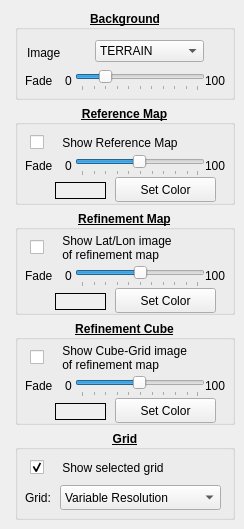
      <widget class="QWidget" name="DisplayOpts">
       <property name="focusPolicy">
        <enum>Qt::StrongFocus</enum>
       </property>
       <attribute name="title">
        <string>Display</string>
       </attribute>
       <widget class="QGroupBox" name="backgroundOpts">
        <property name="geometry">
         <rect>
          <x>15</x>
          <y>10</y>
          <width>220</width>
          <height>90</height>
         </rect>
        </property>
        <property name="font">
         <font>
          <weight>75</weight>
          <bold>true</bold>
          <underline>true</underline>
         </font>
        </property>
        <property name="title">
         <string>Background</string>
        </property>
        <property name="alignment">
         <set>Qt::AlignCenter</set>
        </property>
        <widget class="QComboBox" name="backgroundImgVal">
         <property name="geometry">
          <rect>
           <x>80</x>
           <y>30</y>
           <width>116</width>
           <height>25</height>
          </rect>
         </property>
         <property name="font">
          <font>
           <weight>50</weight>
           <bold>false</bold>
           <underline>false</underline>
          </font>
         </property>
         <property name="sizeAdjustPolicy">
          <enum>QComboBox::AdjustToContents</enum>
         </property>
         <item>
          <property name="text">
           <string>TERRAIN</string>
          </property>
         </item>
         <item>
          <property name="text">
           <string>LAND/WATER</string>
          </property>
         </item>
         <item>
          <property name="text">
           <string>NONE</string>
          </property>
         </item>
        </widget>
        <widget class="QSlider" name="backgroundFadeVal">
         <property name="geometry">
          <rect>
           <x>60</x>
           <y>60</y>
           <width>130</width>
           <height>21</height>
          </rect>
         </property>
         <property name="font">
          <font>
           <weight>50</weight>
           <bold>false</bold>
           <underline>false</underline>
          </font>
         </property>
         <property name="mouseTracking">
          <bool>false</bool>
         </property>
         <property name="maximum">
          <number>100</number>
         </property>
         <property name="value">
          <number>20</number>
         </property>
         <property name="orientation">
          <enum>Qt::Horizontal</enum>
         </property>
         <property name="tickPosition">
          <enum>QSlider::TicksBelow</enum>
         </property>
         <property name="tickInterval">
          <number>10</number>
         </property>
        </widget>
        <widget class="QLabel" name="backgroundImgTxt">
         <property name="geometry">
          <rect>
           <x>12</x>
           <y>34</y>
           <width>51</width>
           <height>17</height>
          </rect>
         </property>
         <property name="font">
          <font>
           <weight>50</weight>
           <bold>false</bold>
           <underline>false</underline>
          </font>
         </property>
         <property name="text">
          <string>Image</string>
         </property>
        </widget>
        <widget class="QLabel" name="backgroundFadeTxt">
         <property name="geometry">
          <rect>
           <x>10</x>
           <y>62</y>
           <width>40</width>
           <height>17</height>
          </rect>
         </property>
         <property name="font">
          <font>
           <weight>50</weight>
           <bold>false</bold>
           <underline>false</underline>
          </font>
         </property>
         <property name="text">
          <string>Fade</string>
         </property>
        </widget>
        <widget class="QLabel" name="backgroundFadeTxt0">
         <property name="geometry">
          <rect>
           <x>50</x>
           <y>62</y>
           <width>10</width>
           <height>17</height>
          </rect>
         </property>
         <property name="font">
          <font>
           <weight>50</weight>
           <bold>false</bold>
           <underline>false</underline>
          </font>
         </property>
         <property name="text">
          <string>0</string>
         </property>
        </widget>
        <widget class="QLabel" name="backgroundFadeTxt1">
         <property name="geometry">
          <rect>
           <x>190</x>
           <y>62</y>
           <width>30</width>
           <height>17</height>
          </rect>
         </property>
         <property name="font">
          <font>
           <weight>50</weight>
           <bold>false</bold>
           <underline>false</underline>
          </font>
         </property>
         <property name="text">
          <string>100</string>
         </property>
        </widget>
       </widget>
       <widget class="QGroupBox" name="referenceMapOpts">
        <property name="geometry">
         <rect>
          <x>15</x>
          <y>105</y>
          <width>220</width>
          <height>100</height>
         </rect>
        </property>
        <property name="font">
         <font>
          <weight>75</weight>
          <bold>true</bold>
          <underline>true</underline>
         </font>
        </property>
        <property name="title">
         <string>Reference Map</string>
        </property>
        <property name="alignment">
         <set>Qt::AlignCenter</set>
        </property>
        <widget class="QCheckBox" name="referenceMapOnOff">
         <property name="geometry">
          <rect>
           <x>15</x>
           <y>20</y>
           <width>200</width>
           <height>35</height>
          </rect>
         </property>
         <property name="font">
          <font>
           <weight>50</weight>
           <bold>false</bold>
           <underline>false</underline>
          </font>
         </property>
         <property name="text">
          <string>    Show Reference Map</string>
         </property>
        </widget>
        <widget class="QLabel" name="referenceMapFadeTxt">
         <property name="geometry">
          <rect>
           <x>10</x>
           <y>52</y>
           <width>64</width>
           <height>17</height>
          </rect>
         </property>
         <property name="font">
          <font>
           <weight>50</weight>
           <bold>false</bold>
           <underline>false</underline>
          </font>
         </property>
         <property name="text">
          <string>Fade</string>
         </property>
        </widget>
        <widget class="QSlider" name="referenceMapFadeVal">
         <property name="geometry">
          <rect>
           <x>60</x>
           <y>50</y>
           <width>130</width>
           <height>21</height>
          </rect>
         </property>
         <property name="minimum">
          <number>1</number>
         </property>
         <property name="maximum">
          <number>100</number>
         </property>
         <property name="value">
          <number>50</number>
         </property>
         <property name="orientation">
          <enum>Qt::Horizontal</enum>
         </property>
         <property name="tickPosition">
          <enum>QSlider::TicksBelow</enum>
         </property>
         <property name="tickInterval">
          <number>10</number>
         </property>
        </widget>
        <widget class="QLabel" name="referenceMapFadeTxt0">
         <property name="geometry">
          <rect>
           <x>50</x>
           <y>52</y>
           <width>10</width>
           <height>17</height>
          </rect>
         </property>
         <property name="font">
          <font>
           <weight>50</weight>
           <bold>false</bold>
           <underline>false</underline>
          </font>
         </property>
         <property name="text">
          <string>0</string>
         </property>
        </widget>
        <widget class="QLabel" name="referenceMapFadeTxt1">
         <property name="geometry">
          <rect>
           <x>190</x>
           <y>52</y>
           <width>30</width>
           <height>17</height>
          </rect>
         </property>
         <property name="font">
          <font>
           <weight>50</weight>
           <bold>false</bold>
           <underline>false</underline>
          </font>
         </property>
         <property name="text">
          <string>100</string>
         </property>
        </widget>
        <widget class="QLabel" name="referenceMapColorVal">
         <property name="geometry">
          <rect>
           <x>40</x>
           <y>77</y>
           <width>51</width>
           <height>17</height>
          </rect>
         </property>
         <property name="font">
          <font>
           <weight>50</weight>
           <bold>false</bold>
           <underline>false</underline>
          </font>
         </property>
         <property name="focusPolicy">
          <enum>Qt::NoFocus</enum>
         </property>
         <property name="autoFillBackground">
          <bool>true</bool>
         </property>
         <property name="frameShape">
          <enum>QFrame::Box</enum>
         </property>
         <property name="text">
          <string/>
         </property>
        </widget>
        <widget class="QPushButton" name="referenceMapColorMod">
         <property name="geometry">
          <rect>
           <x>100</x>
           <y>72</y>
           <width>101</width>
           <height>25</height>
          </rect>
         </property>
         <property name="font">
          <font>
           <weight>50</weight>
           <bold>false</bold>
           <underline>false</underline>
          </font>
         </property>
         <property name="text">
          <string>Set Color</string>
         </property>
        </widget>
       </widget>
       <widget class="QGroupBox" name="refineMapOpts">
        <property name="geometry">
         <rect>
          <x>15</x>
          <y>210</y>
          <width>220</width>
          <height>105</height>
         </rect>
        </property>
        <property name="font">
         <font>
          <weight>75</weight>
          <bold>true</bold>
          <underline>true</underline>
         </font>
        </property>
        <property name="title">
         <string>Refinement Map</string>
        </property>
        <property name="alignment">
         <set>Qt::AlignCenter</set>
        </property>
        <widget class="QCheckBox" name="refineMapOnOff">
         <property name="geometry">
          <rect>
           <x>15</x>
           <y>20</y>
           <width>200</width>
           <height>35</height>
          </rect>
         </property>
         <property name="font">
          <font>
           <weight>50</weight>
           <bold>false</bold>
           <underline>false</underline>
          </font>
         </property>
         <property name="text">
          <string>    Show Lat/Lon image 
    of refinement map</string>
         </property>
        </widget>
        <widget class="QLabel" name="refineMapFadeTxt">
         <property name="geometry">
          <rect>
           <x>10</x>
           <y>57</y>
           <width>40</width>
           <height>17</height>
          </rect>
         </property>
         <property name="font">
          <font>
           <weight>50</weight>
           <bold>false</bold>
           <underline>false</underline>
          </font>
         </property>
         <property name="text">
          <string>Fade</string>
         </property>
        </widget>
        <widget class="QSlider" name="refineMapFadeVal">
         <property name="geometry">
          <rect>
           <x>60</x>
           <y>56</y>
           <width>130</width>
           <height>21</height>
          </rect>
         </property>
         <property name="maximum">
          <number>100</number>
         </property>
         <property name="value">
          <number>50</number>
         </property>
         <property name="orientation">
          <enum>Qt::Horizontal</enum>
         </property>
         <property name="tickPosition">
          <enum>QSlider::TicksBelow</enum>
         </property>
         <property name="tickInterval">
          <number>10</number>
         </property>
        </widget>
        <widget class="QLabel" name="refineMapFadeTxt0">
         <property name="geometry">
          <rect>
           <x>50</x>
           <y>57</y>
           <width>10</width>
           <height>17</height>
          </rect>
         </property>
         <property name="font">
          <font>
           <weight>50</weight>
           <bold>false</bold>
           <underline>false</underline>
          </font>
         </property>
         <property name="text">
          <string>0</string>
         </property>
        </widget>
        <widget class="QLabel" name="refineMapFadeTxt1">
         <property name="geometry">
          <rect>
           <x>190</x>
           <y>57</y>
           <width>30</width>
           <height>17</height>
          </rect>
         </property>
         <property name="font">
          <font>
           <weight>50</weight>
           <bold>false</bold>
           <underline>false</underline>
          </font>
         </property>
         <property name="text">
          <string>100</string>
         </property>
        </widget>
        <widget class="QLabel" name="refineMapColorVal">
         <property name="geometry">
          <rect>
           <x>40</x>
           <y>83</y>
           <width>51</width>
           <height>17</height>
          </rect>
         </property>
         <property name="font">
          <font>
           <weight>50</weight>
           <bold>false</bold>
           <underline>false</underline>
          </font>
         </property>
         <property name="autoFillBackground">
          <bool>true</bool>
         </property>
         <property name="frameShape">
          <enum>QFrame::Box</enum>
         </property>
         <property name="text">
          <string/>
         </property>
        </widget>
        <widget class="QPushButton" name="refineMapColorMod">
         <property name="geometry">
          <rect>
           <x>100</x>
           <y>78</y>
           <width>101</width>
           <height>25</height>
          </rect>
         </property>
         <property name="font">
          <font>
           <weight>50</weight>
           <bold>false</bold>
           <underline>false</underline>
          </font>
         </property>
         <property name="text">
          <string>Set Color</string>
         </property>
        </widget>
       </widget>
       <widget class="QGroupBox" name="cubeMapOpts">
        <property name="geometry">
         <rect>
          <x>15</x>
          <y>320</y>
          <width>220</width>
          <height>105</height>
         </rect>
        </property>
        <property name="font">
         <font>
          <weight>75</weight>
          <bold>true</bold>
          <underline>true</underline>
         </font>
        </property>
        <property name="title">
         <string>Refinement Cube</string>
        </property>
        <property name="alignment">
         <set>Qt::AlignCenter</set>
        </property>
        <widget class="QCheckBox" name="cubeMapOnOff">
         <property name="geometry">
          <rect>
           <x>15</x>
           <y>20</y>
           <width>200</width>
           <height>35</height>
          </rect>
         </property>
         <property name="sizePolicy">
          <sizepolicy hsizetype="Minimum" vsizetype="MinimumExpanding">
           <horstretch>0</horstretch>
           <verstretch>0</verstretch>
          </sizepolicy>
         </property>
         <property name="font">
          <font>
           <weight>50</weight>
           <bold>false</bold>
           <underline>false</underline>
          </font>
         </property>
         <property name="layoutDirection">
          <enum>Qt::LeftToRight</enum>
         </property>
         <property name="text">
          <string>    Show Cube-Grid image 
    of refinement map</string>
         </property>
        </widget>
        <widget class="QLabel" name="cubeMapFadeTxt">
         <property name="geometry">
          <rect>
           <x>10</x>
           <y>57</y>
           <width>40</width>
           <height>17</height>
          </rect>
         </property>
         <property name="font">
          <font>
           <weight>50</weight>
           <bold>false</bold>
           <underline>false</underline>
          </font>
         </property>
         <property name="text">
          <string>Fade</string>
         </property>
        </widget>
        <widget class="QSlider" name="cubeMapFadeVal">
         <property name="geometry">
          <rect>
           <x>60</x>
           <y>56</y>
           <width>130</width>
           <height>21</height>
          </rect>
         </property>
         <property name="minimum">
          <number>1</number>
         </property>
         <property name="maximum">
          <number>100</number>
         </property>
         <property name="value">
          <number>50</number>
         </property>
         <property name="orientation">
          <enum>Qt::Horizontal</enum>
         </property>
         <property name="tickPosition">
          <enum>QSlider::TicksBelow</enum>
         </property>
         <property name="tickInterval">
          <number>10</number>
         </property>
        </widget>
        <widget class="QLabel" name="cubeMapFadeTxt0">
         <property name="geometry">
          <rect>
           <x>50</x>
           <y>57</y>
           <width>10</width>
           <height>17</height>
          </rect>
         </property>
         <property name="font">
          <font>
           <weight>50</weight>
           <bold>false</bold>
           <underline>false</underline>
          </font>
         </property>
         <property name="text">
          <string>0</string>
         </property>
        </widget>
        <widget class="QLabel" name="cubeMapFadeTxt1">
         <property name="geometry">
          <rect>
           <x>190</x>
           <y>57</y>
           <width>30</width>
           <height>17</height>
          </rect>
         </property>
         <property name="font">
          <font>
           <weight>50</weight>
           <bold>false</bold>
           <underline>false</underline>
          </font>
         </property>
         <property name="text">
          <string>100</string>
         </property>
        </widget>
        <widget class="QLabel" name="cubeMapColorVal">
         <property name="geometry">
          <rect>
           <x>40</x>
           <y>83</y>
           <width>51</width>
           <height>17</height>
          </rect>
         </property>
         <property name="font">
          <font>
           <weight>50</weight>
           <bold>false</bold>
           <underline>false</underline>
          </font>
         </property>
         <property name="autoFillBackground">
          <bool>true</bool>
         </property>
         <property name="frameShape">
          <enum>QFrame::Box</enum>
         </property>
         <property name="text">
          <string/>
         </property>
        </widget>
        <widget class="QPushButton" name="cubeMapColorMod">
         <property name="geometry">
          <rect>
           <x>100</x>
           <y>78</y>
           <width>101</width>
           <height>25</height>
          </rect>
         </property>
         <property name="font">
          <font>
           <weight>50</weight>
           <bold>false</bold>
           <underline>false</underline>
          </font>
         </property>
         <property name="text">
          <string>Set Color</string>
         </property>
        </widget>
       </widget>
       <widget class="QGroupBox" name="cubeGridOpts">
        <property name="geometry">
         <rect>
          <x>15</x>
          <y>430</y>
          <width>220</width>
          <height>90</height>
         </rect>
        </property>
        <property name="font">
         <font>
          <weight>75</weight>
          <bold>true</bold>
          <underline>true</underline>
         </font>
        </property>
        <property name="title">
         <string>Grid</string>
        </property>
        <property name="alignment">
         <set>Qt::AlignCenter</set>
        </property>
        <widget class="QCheckBox" name="cubeGridOnOff">
         <property name="geometry">
          <rect>
           <x>15</x>
           <y>20</y>
           <width>200</width>
           <height>35</height>
          </rect>
         </property>
         <property name="font">
          <font>
           <weight>50</weight>
           <bold>false</bold>
           <underline>false</underline>
          </font>
         </property>
         <property name="text">
          <string>    Show selected grid</string>
         </property>
         <property name="checked">
          <bool>true</bool>
         </property>
        </widget>
        <widget class="QComboBox" name="cubeGridVal">
         <property name="geometry">
          <rect>
           <x>45</x>
           <y>55</y>
           <width>161</width>
           <height>25</height>
          </rect>
         </property>
         <property name="font">
          <font>
           <weight>50</weight>
           <bold>false</bold>
           <underline>false</underline>
          </font>
         </property>
         <item>
          <property name="text">
           <string>Variable Resolution</string>
          </property>
         </item>
         <item>
          <property name="text">
           <string>Base Resolution</string>
          </property>
         </item>
        </widget>
        <widget class="QLabel" name="cubeGridTxt">
         <property name="geometry">
          <rect>
           <x>10</x>
           <y>59</y>
           <width>41</width>
           <height>17</height>
          </rect>
         </property>
         <property name="font">
          <font>
           <weight>50</weight>
           <bold>false</bold>
           <underline>false</underline>
          </font>
         </property>
         <property name="text">
          <string>Grid:</string>
         </property>
        </widget>
       </widget>
      </widget>
